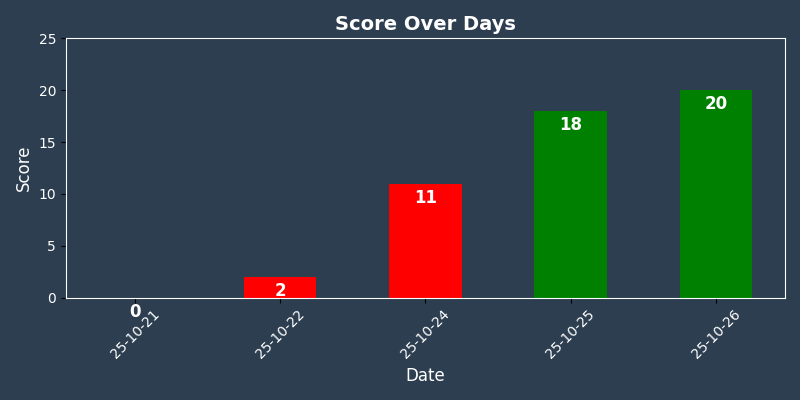

Reproduce this figure in Python.
import matplotlib.pyplot as plt
import os


def plot(dates, scores, score_limit=12):
    img_path = os.path.join(
        os.path.dirname(__file__), "plot", f"score_plot_{dates[-1]}.png"
    )
    # Bar colors: green if score > 13 else red
    colors = ["green" if s > 13 else "red" for s in scores]

    # Dark background
    plt.figure(figsize=(8, 4), facecolor="#2c3e50")
    ax = plt.gca()
    ax.set_facecolor("#2c3e50")  # chart background

    # Bar chart
    bars = plt.bar(dates, scores, color=colors, width=0.5)

    # Add white text on bars
    max_score = max(scores)

    for bar, score in zip(bars, scores):
        height = bar.get_height()
        extra = "!" if score == max_score and score >= score_limit else ""
        plt.text(
            bar.get_x() + bar.get_width() / 2,
            height - 0.5,
            str(score) + extra,
            ha="center",
            va="top",
            color="white",
            fontsize=12,
            fontweight="bold",
        )

    # Axes labels and title in white
    plt.ylabel("Score", color="white", fontsize=12)
    plt.xlabel("Date", color="white", fontsize=12)
    plt.title("Score Over Days", color="white", fontsize=14, fontweight="bold")

    # Tick labels in white
    plt.xticks(rotation=45, color="white")
    plt.yticks(color="white")

    plt.axhline(y=score_limit, color="yellow", linestyle="--", label="")

    # Remove spines or make them white
    for spine in ax.spines.values():
        spine.set_color("white")

    plt.ylim(0, max(max(scores) + 5, 20))
    plt.tight_layout()

    # Save image

    plt.savefig(img_path, facecolor="#2c3e50", transparent=False)
    return img_path


if __name__ == "__main__":
    plot(
        [
            "2025-10-15",
            "2025-10-16",
            "2025-10-17",
            "2025-10-18",
            "2025-10-19",
            "2025-10-20",
            "2025-10-21",
            "2025-10-22",
            "2025-10-23",
            "2025-10-24",
            "2025-10-25",
        ],
        [75, 88, 92, 85, 90, 12, 12, 34, 5, 23, 4],
    )
